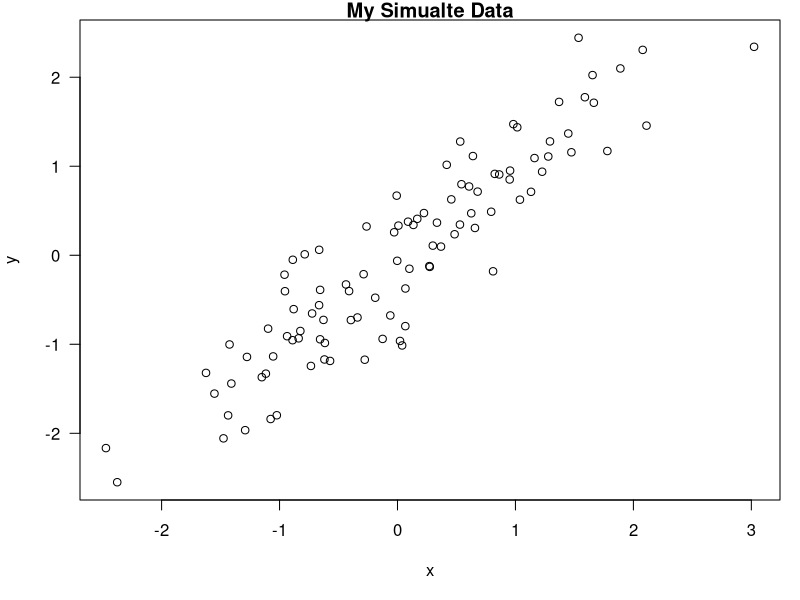

Generate this figure with R: (Note: this script raises an error after producing the figure.)
## ---- chunk 1

library(datasets)
data("airquality")
summary(airquality)


## ---- chunk 2
x <- rnorm(100) ; y<- x+ rnorm(100,sd=0.5)


## ---- chunk 3
par(mar=c(5,4,1,1), las=1)
plot(x,y, main="My Simualte Data")



## ---- chunk 4
library(datasets)
data("airquality")
fit <- lm(Ozone~ Wind+ Temp +Solar.R, data=airquality
          )
## ---- chunk 5

library(xtable)
xt<- xtable(summary(fit))
print(xt, type="html")
## ---- chunk 6
opts_chunk$set(echo= FALSE, results="hide")

